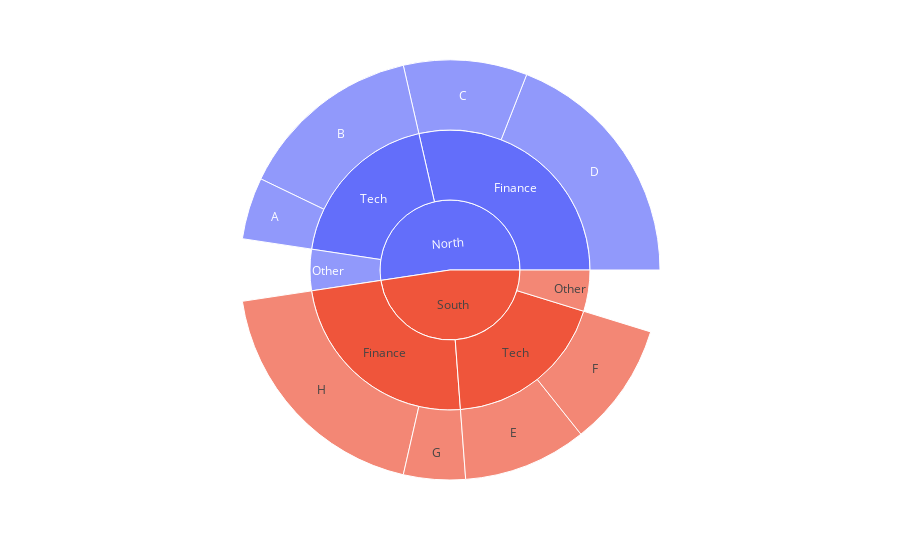

Notebook source saved alongside this figure:
### Code cell
import plotly.express as px
import pandas as pd
vendors = ["A", "B", "C", "D", None, "E", "F", "G", "H", None]
sectors = ["Tech", "Tech", "Finance", "Finance", "Other",
    "Tech", "Tech", "Finance", "Finance", "Other"]
regions = ["North", "North", "North", "North", "North",
    "South", "South", "South", "South", "South"]
sales = [1, 3, 2, 4, 1, 2, 2, 1, 4, 1]
df = pd.DataFrame(
    dict(vendors=vendors, sectors=sectors, regions=regions, sales=sales)
)
print(df)
fig = px.sunburst(df, path=['regions', 'sectors', 'vendors'], values='sales')
fig.show()

### Figure 1 — Plotly figure (JSON) as saved in the notebook; plotly's stock layout.template omitted (floating-point values rounded to 4 significant figures)
{"data": [{"branchvalues": "total", "domain": {"x": [0, 1], "y": [0, 1]}, "hovertemplate": "labels=%{label}<br>sales=%{value}<br>parent=%{parent}<br>id=%{id}<extra></extra>", "ids": ["North/Tech/A", "North/Tech/B", "North/Finance/C", "North/Finance/D", "South/Tech/E", "South/Tech/F", "South/Finance/G", "South/Finance/H", "North/Finance", "South/Finance", "North/Other", "South/Other", "North/Tech", "South/Tech", "North", "South"], "labels": ["A", "B", "C", "D", "E", "F", "G", "H", "Finance", "Finance", "Other", "Other", "Tech", "Tech", "North", "South"], "name": "", "parents": ["North/Tech", "North/Tech", "North/Finance", "North/Finance", "South/Tech", "South/Tech", "South/Finance", "South/Finance", "North", "South", "North", "South", "North", "South", "", ""], "type": "sunburst", "values": [1, 3, 2, 4, 2, 2, 1, 4, 6, 5, 1, 1, 4, 4, 11, 10]}], "layout": {"legend": {"tracegroupgap": 0}, "margin": {"t": 60}}}
